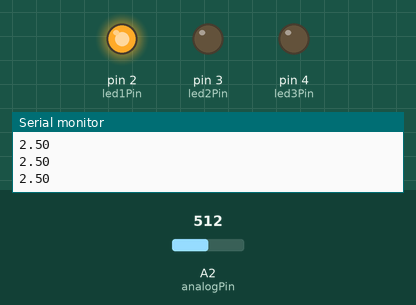
The sketch below on a simulated Arduino Uno, built with avr-gcc and run on an emulated ATmega328P. Shown: output pins drawn as LEDs (lit = HIGH), the last lines printed to the serial monitor. Inputs (shaded band) come from the test bench; at power-on: A2 (analogPin) = 512.

Above: at 1.2 s.
1.3 s: A2 (analogPin) set to 596
2.8 s: A2 (analogPin) set to 631
At 3.9 s:
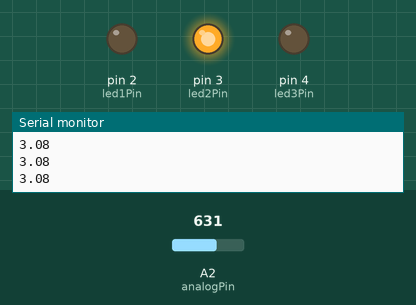
4.3 s: A2 (analogPin) set to 806
5.8 s: A2 (analogPin) set to 829
At 6.8 s:
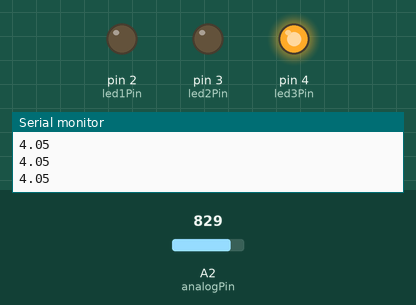
7.3 s: A2 (analogPin) set to 716
At 8.2 s:
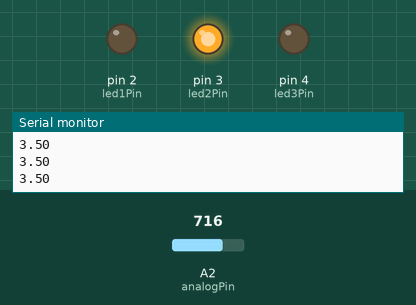
8.8 s: A2 (analogPin) set to 900
At 9.6 s:
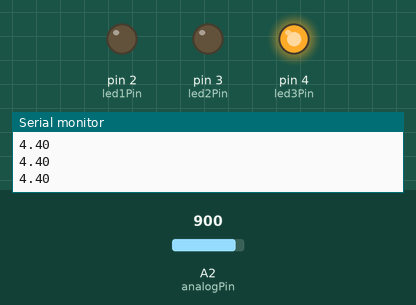
Timing chart, 0 to 11.3 s (numbered marks = the images above; inputs shaded):
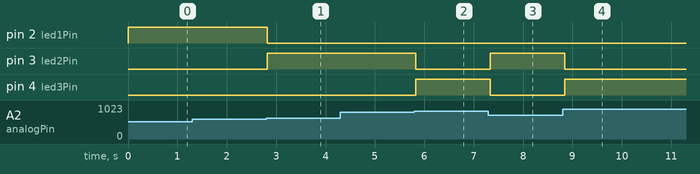

Measured:
- the behaviour switches between 613 and 614 on A2 (analogPin) (found by bisection; images 0 and 1)
- the behaviour switches between 818 and 819 on A2 (analogPin) (found by bisection; images 1 and 2)
- after the input at 2.8 s, pin 2 (led1Pin): HIGH → LOW at once; pin 3 (led2Pin): LOW → HIGH at once
- after the input at 5.8 s, pin 3 (led2Pin): HIGH → LOW at once; pin 4 (led3Pin): LOW → HIGH at once
- after the input at 7.3 s, pin 3 (led2Pin): LOW → HIGH at once; pin 4 (led3Pin): HIGH → LOW at once
- after the input at 8.8 s, pin 3 (led2Pin): HIGH → LOW after 0.05 s; pin 4 (led3Pin): LOW → HIGH after 0.05 s

The sketch:

if_3leds_reto_class13.ino.ino
```cpp
float V2;
int readVal;
int analogPin =A2;
int dt=100;
int led1Pin=2;
int led2Pin=3;
int led3Pin=4;


void setup() {
Serial.begin(9600);
pinMode(analogPin, INPUT);
pinMode(led1Pin,OUTPUT);
pinMode(led2Pin,OUTPUT);
pinMode(led3Pin,OUTPUT);

}

void loop() {
  readVal=analogRead(analogPin);
  V2=(5.*readVal)/1023;
  switch(true){
   case 1:
    if(V2>0.0 && V2<3.0){
      digitalWrite(led1Pin,HIGH);
      digitalWrite(led2Pin,LOW);
      digitalWrite(led3Pin,LOW);
      break;
    }
    case 2:
     if(V2>3.0 && V2<4.0){
      digitalWrite(led1Pin,LOW);
      digitalWrite(led2Pin,HIGH);
      digitalWrite(led3Pin,LOW);
      break;
    }
    case 3:
     if(V2>4.0){
      digitalWrite(led1Pin,LOW);
      digitalWrite(led2Pin,LOW);
      digitalWrite(led3Pin,HIGH);
      break;
    }

    default:
      // digitalWrite(led1Pin,LOW);
      break;


  }
/*     if(V2>=2.0){ //si el voltaje es igual a 5.0
      digitalWrite(led1Pin,HIGH);//digitalWrite por que son los pines digitales
    }
    if(V2<2.0 || V2>4.0){//este if apaga el led, sio o si necesitamos 2 if, si el voltaje no es igual a 5, se apaga
      digitalWrite(led1Pin,LOW);//digitalWrite por que son los pines digitales
    } */
  Serial.println(V2);
  delay(dt);
}
```
